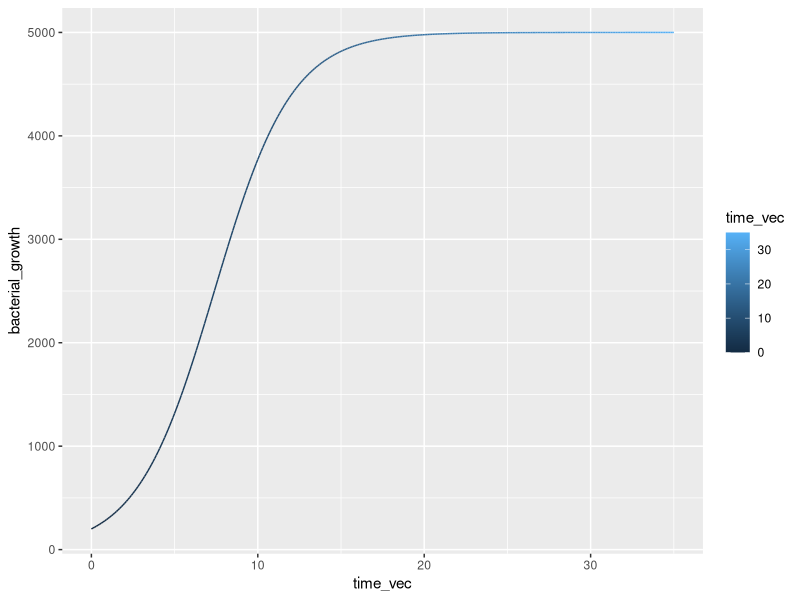
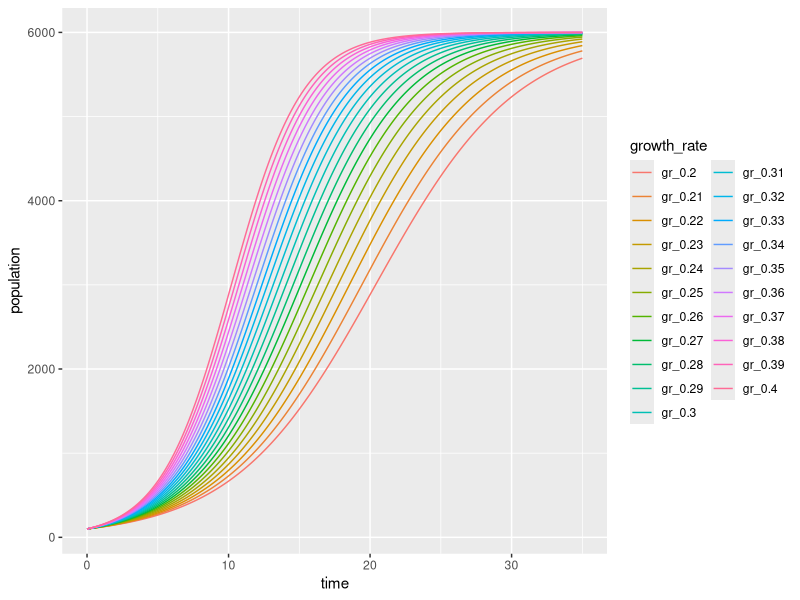

Write R code to recreate these figures, in order.
## ---- chunk 1
knitr::opts_chunk$set(echo = TRUE)
library(tidyverse)
## ---- chunk 2
# Calculate the groundwater transport rate 

gw_rate <- function(site){
  
  gw_slope_depth <- data.frame(sitename = c("mountain", "prairie", 
                                            "desert", "beach"), 
                               depth = c(32, 41, 63, 2), 
                               slope = c(11.2, 0.4, 0.8, 2.6))
  
  site_select <- dplyr::filter(gw_slope_depth, sitename == site)
  transport_rate <- 1.4 * site_select$slope + 3.6 * site_select$depth
  return(transport_rate)
}

gw_rate(site = "prairie")
## ---- chunk 3

gw_rate_switch <- function(site){
  
  gw_slope_depth <- switch(site, 
                           "mountain" = c(32, 11.2), 
                           "prairie" = c(41, 0.4), 
                           "desert" = c(63, 0.8), 
                           "beach" = c(2, 2.6))
  
  transport_rate <- 1.4 * gw_slope_depth[2] + 3.6 * gw_slope_depth[1]
  return(transport_rate)
  
}

gw_rate_switch("prairie")
## ---- chunk 4
logistic_growth <- function(K, N0, r, time) {
  Nt <- K / (1 + ((K-N0)/N0) * exp(-r * time))
  return(Nt)
}

logistic_growth(5000, 200, 0.43, 14)

time_vec <- seq(from = 0, to = 35, by = 0.1)
bacterial_growth <- logistic_growth(5000, 200, 0.43, time_vec)

b_growth_df <- data.frame(time_vec, bacterial_growth)

ggplot(data = b_growth_df, aes(x = time_vec, y = bacterial_growth)) +
  geom_line(aes(color = time_vec))

## ---- chunk 5
# Implemented using nested for loops. 
r_seq <- seq(from = 0.2, to = 0.4, by = 0.01)
time_vec <- seq(from = 0, to = 35, by = 0.1)

out_matrix <- matrix(nrow = length(time_vec), ncol = length(r_seq))
# NO = 100, K = 6000
for(i in seq_along(r_seq)){
  for(j in seq_along(time_vec)){
    out_matrix[j, i] <- logistic_growth(6000, 100, r_seq[i], time_vec[j])
  }
}
# Wrangling the data so that it can be plotted 

output_df <- data.frame(time = time_vec, out_matrix)

# Update column names 

colnames(output_df) <- c("time", paste0("gr_", r_seq))

# Make a long form (tidy version) of this data 
out_df_long <- output_df %>% 
  pivot_longer(-time, names_to = "growth_rate", values_to = "population")

ggplot(out_df_long, aes(x = time, y = population)) +
  geom_line(aes(color = growth_rate))
